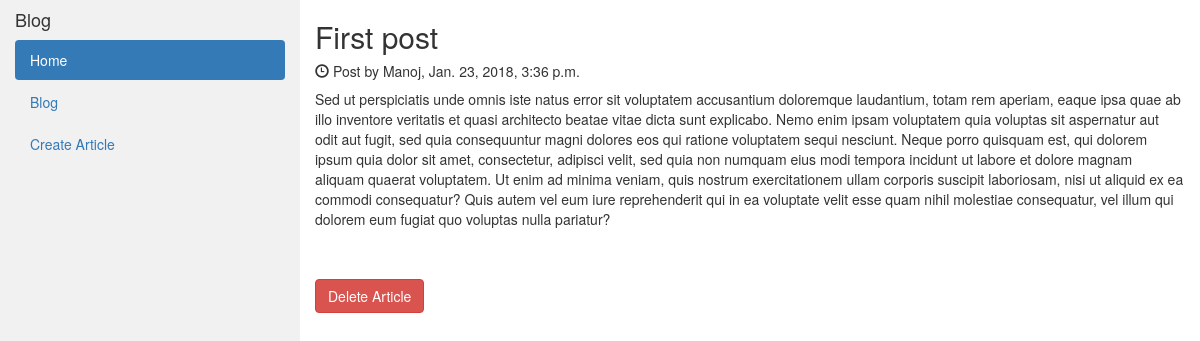
Page /blog/detail/1 on the committed database.
### articles/models.py (models this page shows, shortened)
class Articles(models.Model):
    title = models.CharField(max_length=100)
    body = models.TextField()
    author = models.CharField(max_length = 20)
    created_at = models.DateTimeField(auto_now_add = True)
    updated_at = models.DateTimeField(auto_now = True)

### articles/views.py (the view)
# urls.py: url(r'^detail/(?P<pk>\d+)$', views.article_detail, name='article_detail'),
def article_detail(request, pk):
    article = Articles.objects.get(pk=pk)
    context = {'article': article}
    return render(request, 'articles/DetailArticle.html', context)

### articles/templates/articles/DetailArticle.html
{% extends 'articles/blog.html' %}
{% block content %}
    <h2>{{ article.title }}</h2>
    <h5><span class="glyphicon glyphicon-time"></span> Post by {{ article.author }}, {{ article.created_at }}</h5>
    <p>{{ article.body}}</p>
    <br><br>
    <a href="#" class="btn btn-danger">Delete Article</a>
{% endblock %}

### rows in the picture
Articles: title "First post", author "Manoj", created_at "Jan. 23, 2018, 3:36 p.m.", body "Sed ut perspiciatis unde omnis iste natus error sit voluptatem accusantium doloremque laudantium, totam rem aperiam, eaque ipsa quae ab illo inventore veritatis et quasi architecto beatae vitae dicta sunt explicabo. Nemo enim ipsam voluptatem quia voluptas sit aspernatur aut odit aut fugit, sed quia consequuntur magni dolores eos qui ratione voluptatem sequi nesciunt. Neque porro quisquam est, qui dolorem ipsum quia dolor sit amet, consectetur, adipisci velit, sed quia non numquam eius modi tempora incidunt ut labore et dolore magnam aliquam quaerat voluptatem. Ut enim ad minima veniam, quis nostrum exercitationem ullam corporis suscipit laboriosam, nisi ut aliquid ex ea commodi…"
